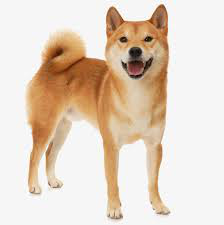
#> input picture 4. Image Denoising/dog.png, 224 x 225 px
$ python 'Blury Image Detection and Deletion.py'   (older library calls are emulated)
#> lines starting #> are read from the running program, lines starting #| are printed output that depends on the picture; after the words box and inside, x2 and y2 are one past the last pixel; in counts of white or black regions, pixels touching at a corner belong together
import cv2


def variance_of_laplacian(image):
        # compute the Laplacian of the image and then return the focus
        # measure, which is simply the variance of the Laplacian
        return cv2.Laplacian(image, cv2.CV_64F).var()

# Reads the image
img = cv2.imread('dog.png')
#> img is the input picture: shape (225, 224, 3); mean B, G, R 196.9, 212.5, 228.4

gray = cv2.cvtColor(img, cv2.COLOR_BGR2GRAY)
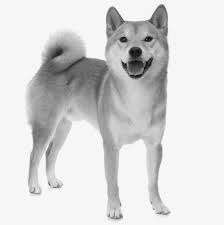
#> gray: shape (225, 224); min 4, max 255, mean 215.5
fm = variance_of_laplacian(gray)
#> fm = 306.9
text = "Not Blurry"


cv2.putText(img, "{}: {:.2f}".format(text, fm), (10, 30),
                        cv2.FONT_HERSHEY_SIMPLEX, 0.8, (0, 0, 255), 3)
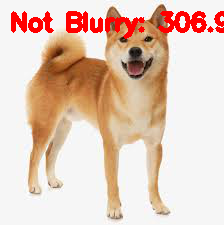
#> img: shape (225, 224, 3); 4.68% of pixels changed, all inside (x1, y1, x2, y2) = (11, 11, 224, 39)
cv2.imshow("Image", img)
key = cv2.waitKey(0)
#> (key Esc is pressed here)

$ run again, with 4. Image Denoising/1.FaceRecognition.png copied over 4. Image Denoising/dog.png
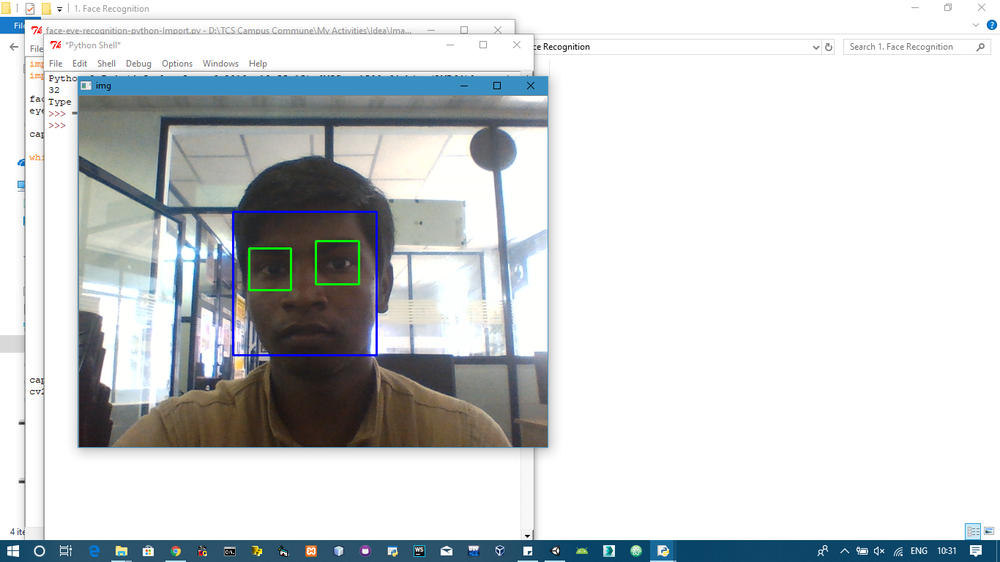
#> input picture 4. Image Denoising/1.FaceRecognition.png, 1000 x 562 px, shrunk from 1366 x 768 before the run
#> img is the input picture: shape (562, 1000, 3); mean B, G, R 212, 210.5, 207.1
#> `gray = cv2.cvtColor(img, cv2.COLOR_BGR2GRAY)`:
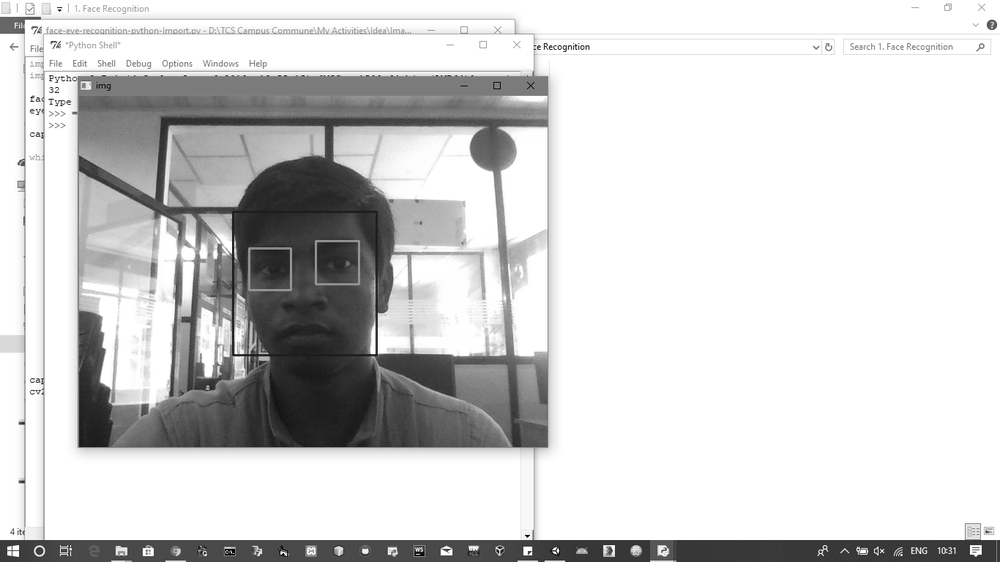
#> gray: shape (562, 1000); min 0, max 255, mean 209.7
#> fm = 833.8
#> `cv2.putText(img, "{}: {:.2f}".format(text, fm), (10, 30), cv2.FONT_HER..`:
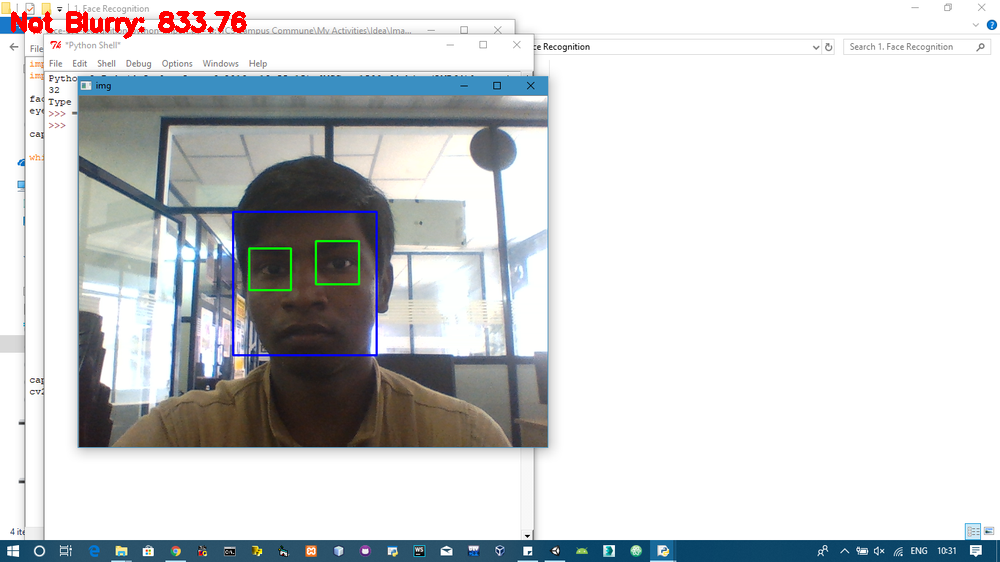
#> img: shape (562, 1000, 3); 0.47% of pixels changed, all inside (x1, y1, x2, y2) = (11, 11, 247, 39)
